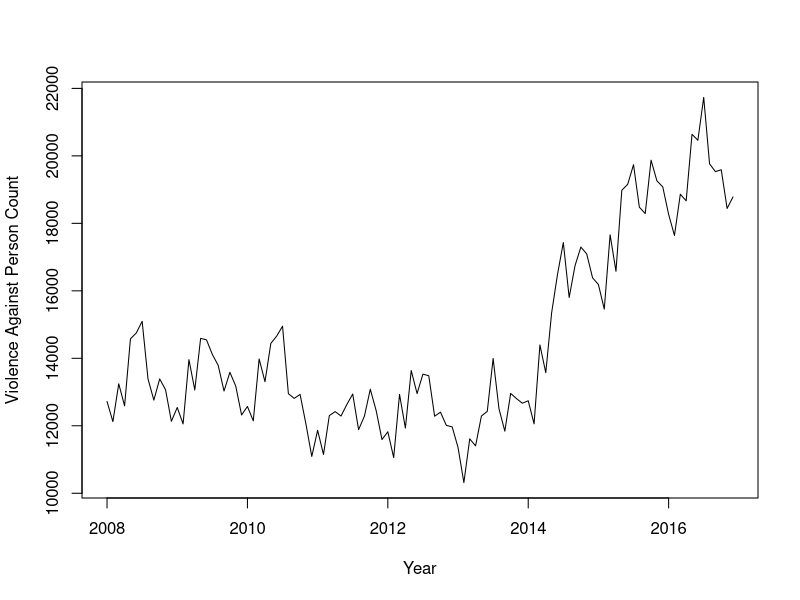
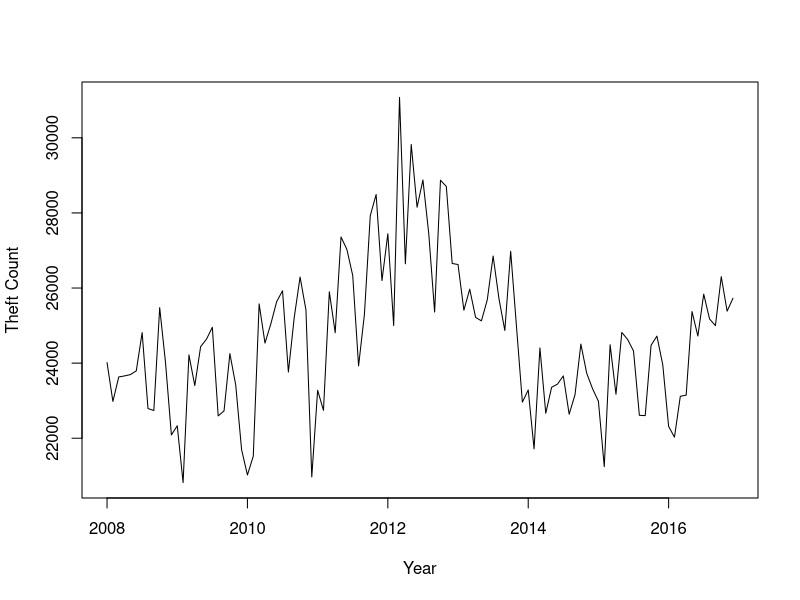
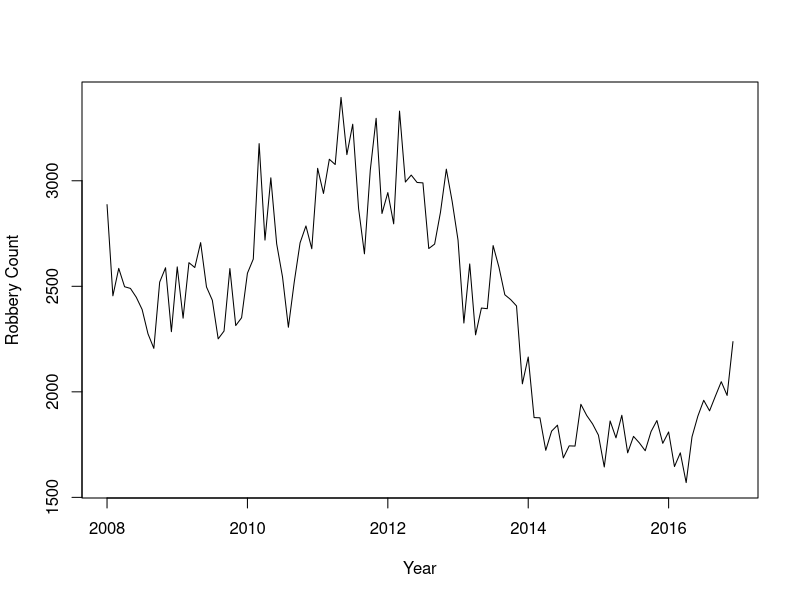
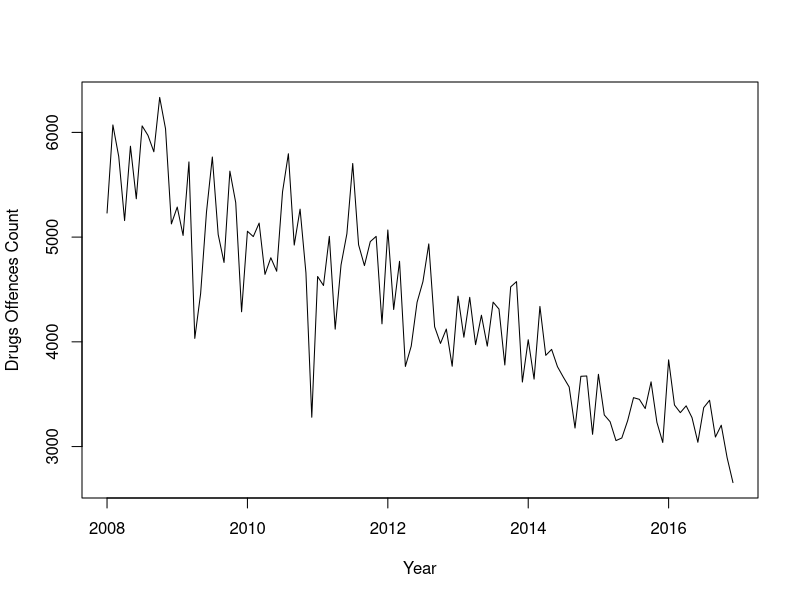
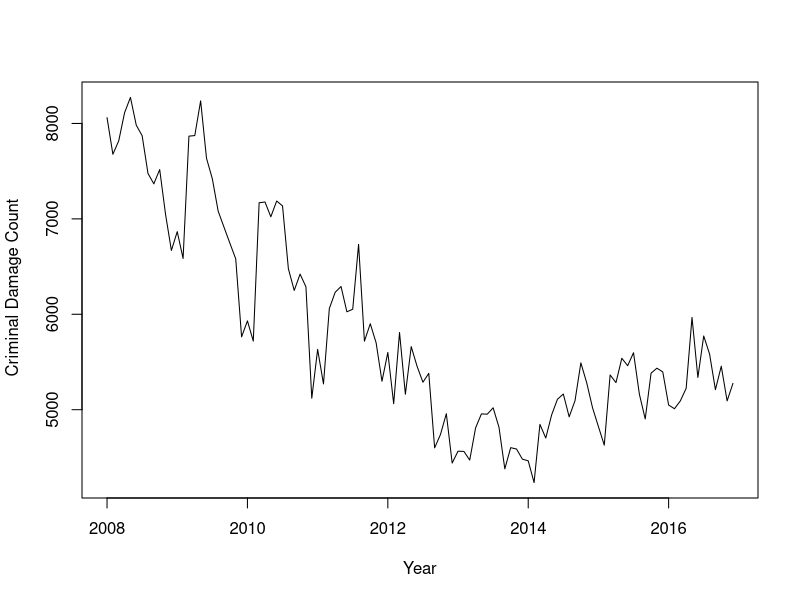
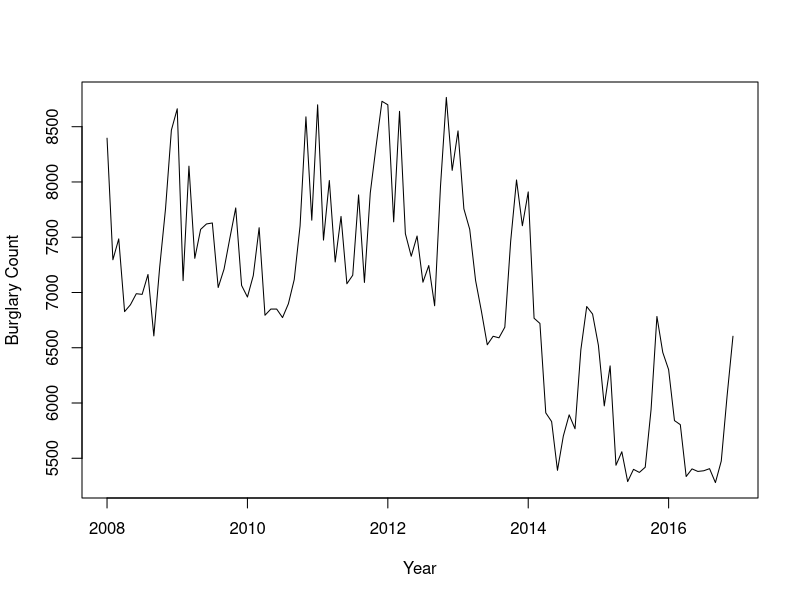
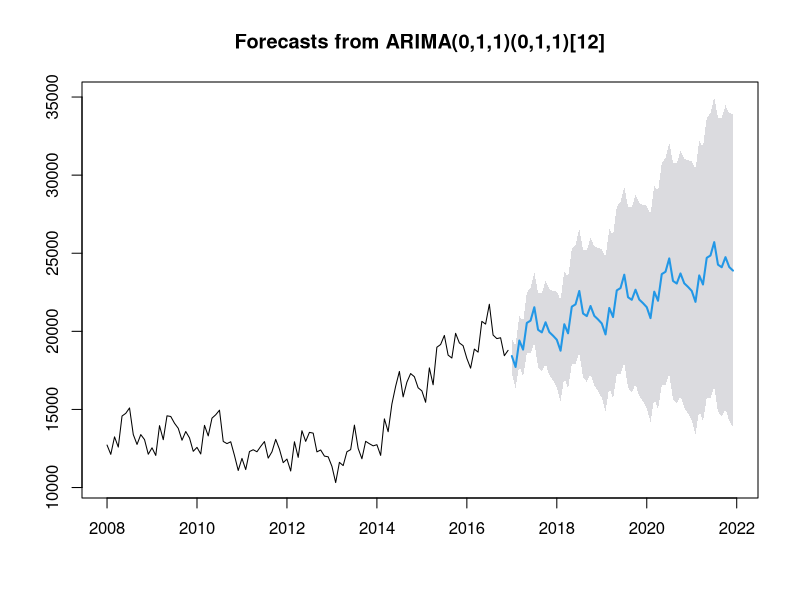
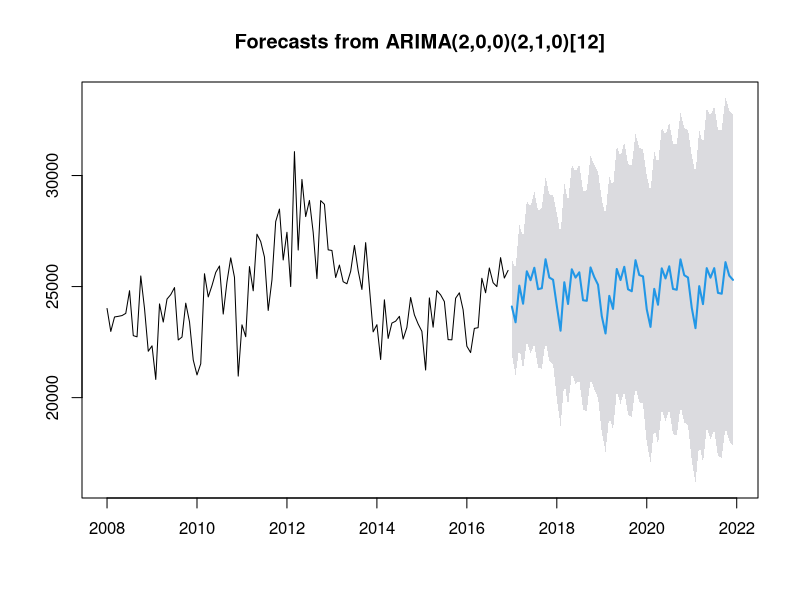

Here is the R script that generated these plots, in order:
library(forecast)

data <- read.csv("Final dataset.csv", stringsAsFactors = FALSE)
data$date = as.Date(data$Month, format="%m%d%Y")

#Crate ts datasets for each variable
ts_violence <- ts(data$Violence.Against.the.Person, start=c(2008,1), end = c(2016,12), frequency = 12)
ts_theft <- ts(data$Theft.and.Handling, start=c(2008,1), end = c(2016,12), frequency = 12)
ts_robbery <- ts(data$Robbery, start=c(2008,1), end = c(2016,12), frequency = 12)
ts_drugs <- ts(data$Drugs, start=c(2008,1), end = c(2016,12), frequency = 12)
ts_criminaldamage<- ts(data$Criminal.Damage, start=c(2008,1), end = c(2016,12), frequency = 12)
ts_burglary <- ts(data$Burglary, start=c(2008,1), end = c(2016,12), frequency = 12)

#Plot the ts
plot(ts_violence, xlab="Year", ylab="Violence Against Person Count")
plot(ts_theft, xlab="Year", ylab="Theft Count")
plot(ts_robbery, xlab="Year", ylab="Robbery Count")
plot(ts_drugs, xlab="Year", ylab="Drugs Offences Count")
plot(ts_criminaldamage, xlab="Year", ylab=" Criminal Damage Count")
plot(ts_burglary, xlab="Year", ylab="Burglary Count")

#Build arima model
model1 <- auto.arima(ts_violence)
model2 <- auto.arima(ts_theft)
model3 <- auto.arima(ts_robbery)
model4 <- auto.arima(ts_drugs)
model5 <- auto.arima(ts_criminaldamage)
model6 <- auto.arima(ts_burglary)

#View model characteristics
model1
model2
model3
model4
model5
model6

#Forecast future values for the next 5 years
forecast_violence <- forecast(model1, level = c(95), h=5*12)
forecast_theft <- forecast(model2, level = c(95), h=5*12)
forecast_robbery <- forecast(model3, level = c(95), h=5*12)
forecast_drugs <- forecast(model4, level = c(95), h=5*12)
forecast_criminaldamage <- forecast(model5, level = c(95), h=5*12)
forecast_burglary <- forecast(model6, level = c(95), h=5*12)

#view forecasted values
forecast_violence
forecast_theft
forecast_robbery
forecast_drugs
forecast_criminaldamage
forecast_burglary

#Plot forecast
plot(forecast_violence)
plot(forecast_theft)
plot(forecast_robbery)
plot(forecast_drugs)
plot(forecast_criminaldamage)
plot(forecast_burglary)

#time series of house sales
ts_housessold <- ts(data$Number.of.Houses.Sold, start=c(2008,1), end = c(2016,12), frequency = 12)
plot(ts_housessold)
